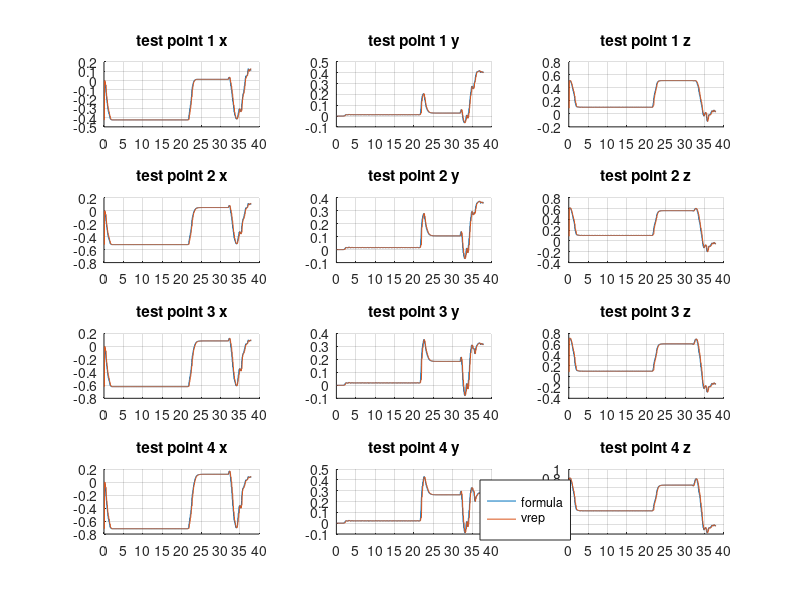
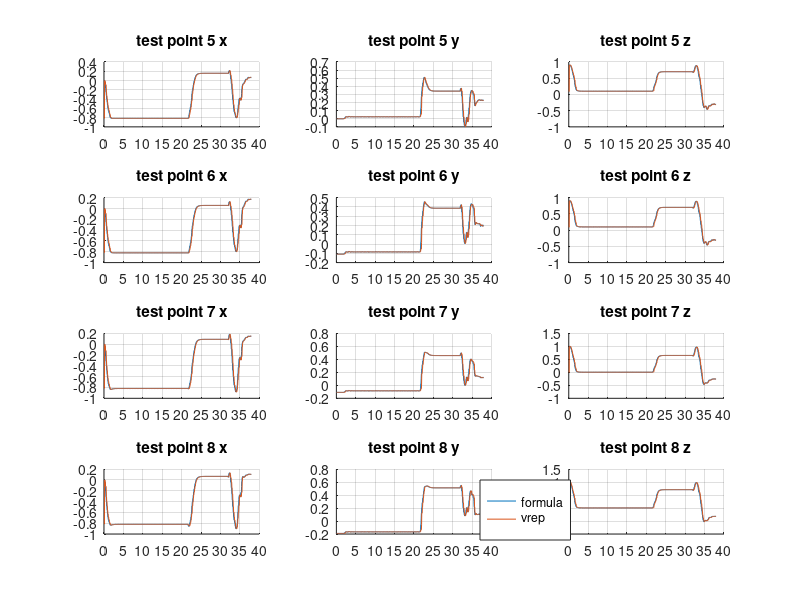

Reproduce these figures in MATLAB, in order.
clear all
close all
clc
cd /home/robot/workspaces/ur5_mpc_vrep
low = load('data_low.csv');

%% Plot cposes
s = 10;
[e,mm] = size(low);
formula_cposes = low(s:e,1:24);
vrep_cposes =  low(s:e,25:48);


% x_shift = -1;
% y_shift = -0.5;
% z_shift = 1.2;

% 
x_shift = 0;
y_shift = 0;
z_shift = 0;
formula_cposes(:,1) = formula_cposes(:,1)+x_shift;
formula_cposes(:,2) = formula_cposes(:,2)+y_shift;
formula_cposes(:,3) = formula_cposes(:,3)+z_shift;
formula_cposes(:,4) = formula_cposes(:,4)+x_shift;
formula_cposes(:,5) = formula_cposes(:,5)+y_shift;
formula_cposes(:,6) = formula_cposes(:,6)+z_shift;
formula_cposes(:,7) = formula_cposes(:,7)+x_shift;
formula_cposes(:,8) = formula_cposes(:,8)+y_shift;
formula_cposes(:,9) = formula_cposes(:,9)+z_shift;
formula_cposes(:,10) = formula_cposes(:,10)+x_shift;
formula_cposes(:,11) = formula_cposes(:,11)+y_shift;
formula_cposes(:,12) = formula_cposes(:,12)+z_shift;
formula_cposes(:,13) = formula_cposes(:,13)+x_shift;
formula_cposes(:,14) = formula_cposes(:,14)+y_shift;
formula_cposes(:,15) = formula_cposes(:,15)+z_shift;
formula_cposes(:,16) = formula_cposes(:,16)+x_shift;
formula_cposes(:,17) = formula_cposes(:,17)+y_shift;
formula_cposes(:,18) = formula_cposes(:,18)+z_shift;
formula_cposes(:,19) = formula_cposes(:,19)+x_shift;
formula_cposes(:,20) = formula_cposes(:,20)+y_shift;
formula_cposes(:,21) = formula_cposes(:,21)+z_shift;
formula_cposes(:,22) = formula_cposes(:,22)+x_shift;
formula_cposes(:,23) = formula_cposes(:,23)+y_shift;
formula_cposes(:,24) = formula_cposes(:,24)+z_shift;

% diff  = formula_cposes-vrep_cposes;
% diff = max(abs(diff))

diff = formula_cposes-vrep_cposes
for i=1:24
    max_diff(i) = max(diff(:,i))
end
len = 100;
fig_1 = figure('Name', '1-4')


a=1;
subplot(4,3,a);
grid on;
hold on;
plot(formula_cposes(:,a));
plot(vrep_cposes(:,a));
title('test point 1 x');
set(gca,'XTick',0:100:100*len);
set(gca,'XTickLabel',0:0.05*100:len*100*0.05);

a=2;
subplot(4,3,a);
grid on;
hold on;
plot(formula_cposes(:,a));
plot(vrep_cposes(:,a));
title('test point 1 y');
set(gca,'XTick',0:100:100*len);
set(gca,'XTickLabel',0:0.05*100:len*100*0.05);

a=3;
subplot(4,3,a);
grid on;
hold on;
plot(formula_cposes(:,a));
plot(vrep_cposes(:,a));
title('test point 1 z');
set(gca,'XTick',0:100:100*len);
set(gca,'XTickLabel',0:0.05*100:len*100*0.05);

a=4;
subplot(4,3,a);
grid on;
hold on;
plot(formula_cposes(:,a));
plot(vrep_cposes(:,a));
title('test point 2 x');
set(gca,'XTick',0:100:100*len);
set(gca,'XTickLabel',0:0.05*100:len*100*0.05);

a=5;
subplot(4,3,a);
grid on;
hold on;
plot(formula_cposes(:,a));
plot(vrep_cposes(:,a));
title('test point 2 y');
set(gca,'XTick',0:100:100*len);
set(gca,'XTickLabel',0:0.05*100:len*100*0.05);

a=6;
subplot(4,3,a);
grid on;
hold on;
plot(formula_cposes(:,a));
plot(vrep_cposes(:,a));
title('test point 2 z');
set(gca,'XTick',0:100:100*len);
set(gca,'XTickLabel',0:0.05*100:len*100*0.05);

a=7;
subplot(4,3,a);
grid on;
hold on;
plot(formula_cposes(:,a));
plot(vrep_cposes(:,a));
title('test point 3 x');
set(gca,'XTick',0:100:100*len);
set(gca,'XTickLabel',0:0.05*100:len*100*0.05);

a=8;
subplot(4,3,a);
grid on;
hold on;
plot(formula_cposes(:,a));
plot(vrep_cposes(:,a));
title('test point 3 y');
set(gca,'XTick',0:100:100*len);
set(gca,'XTickLabel',0:0.05*100:len*100*0.05);

a=9;
subplot(4,3,a);
grid on;
hold on;
plot(formula_cposes(:,a));
plot(vrep_cposes(:,a));
title('test point 3 z');
set(gca,'XTick',0:100:100*len);
set(gca,'XTickLabel',0:0.05*100:len*100*0.05);

a=10;
subplot(4,3,a);
grid on;
hold on;
plot(formula_cposes(:,a));
plot(vrep_cposes(:,a));
title('test point 4 x');
set(gca,'XTick',0:100:100*len);
set(gca,'XTickLabel',0:0.05*100:len*100*0.05);

a=11;
subplot(4,3,a);
grid on;
hold on;
plot(formula_cposes(:,a));
plot(vrep_cposes(:,a));
title('test point 4 y');
set(gca,'XTick',0:100:100*len);
set(gca,'XTickLabel',0:0.05*100:len*100*0.05);

a=12;
subplot(4,3,a);
grid on;
hold on;
l1 = plot(formula_cposes(:,a));
l2 = plot(vrep_cposes(:,a));
title('test point 4 z');
set(gca,'XTick',0:100:100*len);
set(gca,'XTickLabel',0:0.05*100:len*100*0.05);

hL = legend([l1,l2],{"formula", "vrep"});
newPosition = [0.6 0.1 0.1 0.1];
newUnits = 'normalized';
set(hL,'Position', newPosition,'Units', newUnits);

fig_2 = figure('Name', '5-8')

a=13;

subplot(4,3,a-12);
grid on;
hold on;
plot(formula_cposes(:,a));
plot(vrep_cposes(:,a));
title('test point 5 x');
set(gca,'XTick',0:100:100*len);
set(gca,'XTickLabel',0:0.05*100:len*100*0.05);

a=14;
subplot(4,3,a-12);
grid on;
hold on;
plot(formula_cposes(:,a));
plot(vrep_cposes(:,a));
title('test point 5 y');
set(gca,'XTick',0:100:100*len);
set(gca,'XTickLabel',0:0.05*100:len*100*0.05);

a=15;
subplot(4,3,a-12);
grid on;
hold on;
plot(formula_cposes(:,a));
plot(vrep_cposes(:,a));
title('test point 5 z');
set(gca,'XTick',0:100:100*len);
set(gca,'XTickLabel',0:0.05*100:len*100*0.05);

a=16;
subplot(4,3,a-12);
grid on;
hold on;
plot(formula_cposes(:,a));
plot(vrep_cposes(:,a));
title('test point 6 x');
set(gca,'XTick',0:100:100*len);
set(gca,'XTickLabel',0:0.05*100:len*100*0.05);

a=17;
subplot(4,3,a-12);
grid on;
hold on;
plot(formula_cposes(:,a));
plot(vrep_cposes(:,a));
title('test point 6 y');
set(gca,'XTick',0:100:100*len);
set(gca,'XTickLabel',0:0.05*100:len*100*0.05);

a=18;
subplot(4,3,a-12);
grid on;
hold on;
plot(formula_cposes(:,a));
plot(vrep_cposes(:,a));
title('test point 6 z');
set(gca,'XTick',0:100:100*len);
set(gca,'XTickLabel',0:0.05*100:len*100*0.05);

a=19;
subplot(4,3,a-12);
grid on;
hold on;
plot(formula_cposes(:,a));
plot(vrep_cposes(:,a));
title('test point 7 x');
set(gca,'XTick',0:100:100*len);
set(gca,'XTickLabel',0:0.05*100:len*100*0.05);

a=20;
subplot(4,3,a-12);
grid on;
hold on;
plot(formula_cposes(:,a));
plot(vrep_cposes(:,a));
title('test point 7 y');
set(gca,'XTick',0:100:100*len);
set(gca,'XTickLabel',0:0.05*100:len*100*0.05);

a=21;
subplot(4,3,a-12);
grid on;
hold on;
plot(formula_cposes(:,a));
plot(vrep_cposes(:,a));
title('test point 7 z');
set(gca,'XTick',0:100:100*len);
set(gca,'XTickLabel',0:0.05*100:len*100*0.05);

a=22;
subplot(4,3,a-12);
grid on;
hold on;
plot(formula_cposes(:,a));
plot(vrep_cposes(:,22));
title('test point 8 x');
set(gca,'XTick',0:100:100*len);
set(gca,'XTickLabel',0:0.05*100:len*100*0.05);

a=23
subplot(4,3,a-12);
grid on;
hold on;
plot(formula_cposes(:,a));
plot(vrep_cposes(:,23));
title('test point 8 y');
set(gca,'XTick',0:100:100*len);
set(gca,'XTickLabel',0:0.05*100:len*100*0.05);

a=24;
subplot(4,3,a-12);
grid on;
hold on;
l1 = plot(formula_cposes(:,a));
l2 = plot(vrep_cposes(:,24))
title('test point 8 z');
set(gca,'XTick',0:100:100*len);
set(gca,'XTickLabel',0:0.05*100:len*100*0.05);

hL = legend([l1,l2],{"formula", "vrep"});
newPosition = [0.6 0.1 0.1 0.1];
newUnits = 'normalized';
set(hL,'Position', newPosition,'Units', newUnits);

%%     Plot positions vs target
% joint_positions = data_low_2505(:,1:6);
% goal_positions =  data_low_2505(:,7:12);
% q_dot_real = data_low_2505(:,12:18);
% q_dot =  data_low_2505(:,19:24);
% len = 100;
% fig_1 = figure('Name', 'Joint positions')
% subplot(3,2,1);
% grid on;
% hold on;
% plot(joint_positions(:,1))
% plot(goal_positions(:,1))
% title('joint_{1}')
% set(gca,'XTick',0:100:100*len);
% set(gca,'XTickLabel',0:0.05*100:len*100*0.05);
% 
% subplot(3,2,2);
% grid on
% hold on;
% plot(joint_positions(:,2));
% plot(goal_positions(:,2));
% title('joint_{2}')
% set(gca,'XTick',0:100:100*len);
% set(gca,'XTickLabel',0:0.05*100:len*100*0.05);
% 
% subplot(3,2,3);
% hold on;
% grid on;
% plot(joint_positions(:,3));
% plot(goal_positions(:,3));
% title('joint_{3}')
% set(gca,'XTick',0:100:100*len);
% set(gca,'XTickLabel',0:0.05*100:len*100*0.05);
% 
% subplot(3,2,4);
% grid on;
% hold on;
% plot(joint_positions(:,4));
% plot(goal_positions(:,4));
% title('joint_{4}')
% set(gca,'XTick',0:100:100*len);
% set(gca,'XTickLabel',0:0.05*100:len*100*0.05);
% 
% subplot(3,2,5);
% grid on;
% hold on;
% plot(joint_positions(:,5));
% plot(goal_positions(:,5));
% title('joint_{5}')
% set(gca,'XTick',0:100:100*len);
% set(gca,'XTickLabel',0:0.05*100:len*100*0.05);
% 
% subplot(3,2,6);
% hold on;
% grid on;
% l1 = plot(joint_positions(:,6));
% l2 = plot(goal_positions(:,6));
% title('joint_{6}')
% set(gca,'XTick',0:100:100*len);
% set(gca,'XTickLabel',0:0.05*100:len*100*0.05);
% xlabel('time, seconds')
% 
% % Construct a Legend with the data from the sub-plots
% hL = legend([l1,l2],{"q", "q goal"});
% % Programatically move the Legend
% newPosition = [0.6 0.1 0.1 0.1];
% newUnits = 'normalized';
% set(hL,'Position', newPosition,'Units', newUnits);
% filename = sprintf('%s_%d.png', 'jp', i);
% saveas(fig_1, filename);
% 
% fig_2 = figure('Name','velocities')
% 
% subplot(3,2,1);
% grid on;
% hold on;
% plot(q_dot_real(:,1));
% plot(q_dot(:,1));
% title('joint_{1}');
% set(gca,'XTick',0:100:100*len);
% set(gca,'XTickLabel',0:0.05*100:len*100*0.05);
% 
% subplot(3,2,2);
% grid on
% hold on;
% plot(q_dot_real(:,2));
% plot(q_dot(:,2));
% title('joint_{2}');
% set(gca,'XTick',0:100:100*len);
% set(gca,'XTickLabel',0:0.05*100:len*100*0.05);
% subplot(3,2,3);
% hold on;
% grid on;
% plot(q_dot_real(:,3));
% plot(q_dot(:,3));
% title('joint_{3}');
% set(gca,'XTick',0:100:100*len);
% set(gca,'XTickLabel',0:0.05*100:len*100*0.05);
% 
% subplot(3,2,4);
% grid on;
% hold on;
% plot(q_dot_real(:,4));
% plot(q_dot(:,4));
% title('joint_{4}');
% set(gca,'XTick',0:100:100*len);
% set(gca,'XTickLabel',0:0.05*100:len*100*0.05);
% 
% subplot(3,2,5);
% grid on;
% hold on;
% plot(q_dot_real(:,5));
% plot(q_dot(:,5));
% title('joint_{5}');
% set(gca,'XTick',0:100:100*len);
% set(gca,'XTickLabel',0:0.05*100:len*100*0.05);
% 
% subplot(3,2,6);
% hold on;
% grid on;
% l1 = plot(q_dot_real(:,6));
% l2 = plot(q_dot(:,6));
% title('joint_{6}');
% set(gca,'XTick',0:100:100*len);
% set(gca,'XTickLabel',0:0.05*100:len*100*0.05);
% xlabel('time, seconds')
% 
% hL = legend([l1,l2],{"real velocity", "MPC solutions"});
% newPosition = [0.6 0.1 0.1 0.1];
% newUnits = 'normalized';
% set(hL,'Position', newPosition,'Units', newUnits);
% filename = sprintf('%s_%d.png', 'vel_i', i);
% saveas(fig_2, filename);
